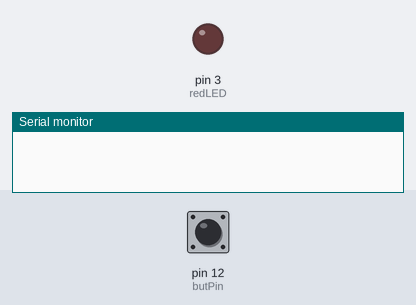
Recording of a sketch running on a simulated Arduino Uno, built with avr-gcc and run on an emulated ATmega328P. On the bench: output pins drawn as LEDs (lit = HIGH), the last lines printed to the serial monitor. Inputs (shaded band) come from the test bench; at power-on: pin 12 (butPin) HIGH. EEPROM starts erased.

Above: at 1.2 s.
1.3 s: pin 12 (butPin) pulled LOW for 0.15 s
At 1.37 s:
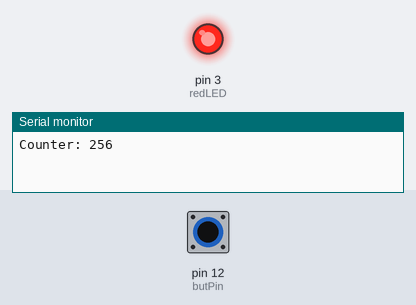
2.9 s: pin 12 (butPin) pulled LOW for 3.2 s
At 7.1 s:
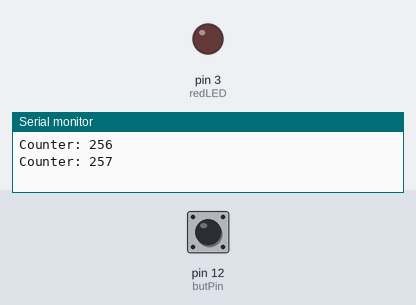
Timing chart, 0 to 8.6 s (numbered marks = the images above; inputs shaded):
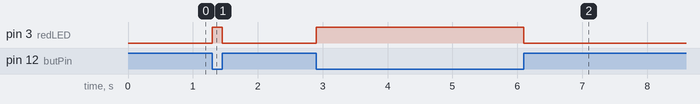

Measured:
- after the input at 1.3 s, pin 3 (redLED): LOW → HIGH at once, → LOW 0.15 s later
- after the input at 2.9 s, pin 3 (redLED): LOW → HIGH at once, → LOW 3.2 s later

The sketch:

31._EEPROM_for_review.ino
```cpp
#include <EEPROM.h>
int redLED=3;
int butPin=12;

int butState;
int lastButState=1;
long unsigned int lastPress;
int debounceTime = 20;
int counter;

void setup() {
  // put your setup code here, to run once:
pinMode(redLED,OUTPUT);
pinMode(butPin,INPUT);
digitalWrite(butPin,HIGH);
Serial.begin(9600);
counter=EEPROM.read(0); //assign counter the address 0
EEPROM.write(0,0); // write 0  to address 0. Consecutive resets to reset the counter.
}

void loop() {
  // put your main code here, to run repeatedly:
butState=digitalRead(butPin);
if(millis() - lastPress > debounceTime)
{
  lastPress = millis();
  if(butState==0 && lastButState==1)
  {
    counter++;
    EEPROM.write(0,counter);
    digitalWrite(redLED,HIGH);
    lastButState = 0;

    Serial.print("Counter: ");
    Serial.println(counter);
  }

  if(butState==1 && lastButState==0)
  {
  lastButState=1;
  digitalWrite(redLED,LOW);
  }
}
}
```
